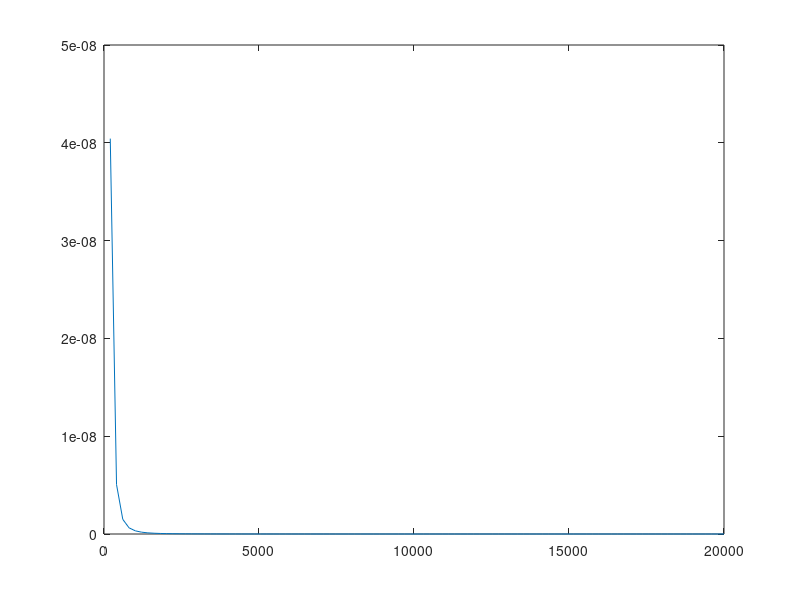

Write the MATLAB code that produced this figure. (Note: this script raises an error after producing the figure.)
% Same thing as t_7 but with a lower B
clc; clear; close all; format long;
% Integral med förbehandling
% Goal: numeric approximation within 1e-9 tolerance.
integrand = @(x) (1 - exp(-(x./7).^3)) ./ (3.*x.^3);

B = 2e+4;
x_vector = linspace(0, B); figure(5);
plot(x_vector, integrand(x_vector))

% e. Actually compute the integral.
% (only) the main shit.
max_points = 6e+8;
y_list = integrand(linspace(1e-4, B, max_points));
h = abs(1e-4 - B) / length(y_list);   % minumum step length
trapz_1 = e_07_trapz(y_list, h, 1)

value = trapz_1 + (1e-3 * 1e-4) + 0;


tail = @(x) 1 ./ (3.*x.^3);

% f. We have a value. How certain is it?
T_h = value
h_2 = 2*h;
T_h2 = trapz_generator(h_2, B, max_points, 2) + (1e-3 * 1e-4) + 0
h_4 = 4*h;
T_h4 = trapz_generator(h_4, B, max_points, 4) + (1e-3 * 1e-4) + 0
quotient = abs(T_h4 - T_h2) / abs(T_h2 - T_h)

function new_value_1 = trapz_generator(h, B, max_points, n)
integrand = @(x) (1 - exp(-(x./7).^3)) ./ (3.*x.^3);
y_list = integrand(linspace(1e-4, B, max_points));
new_value_1 = e_07_trapz(y_list, h, n);
end
